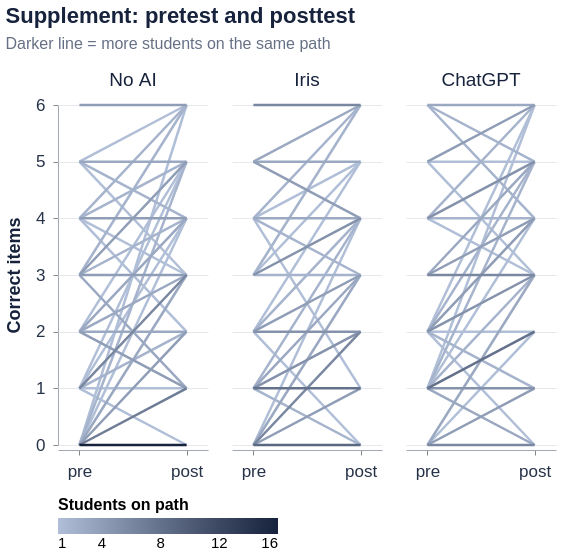

Vega-Lite specification for this chart:
### Vega-Lite specification from a JSON file in a GitHub repository (floating-point values rounded to 4 significant figures)
{"$schema": "https://vega.github.io/schema/vega-lite/v6.json", "title": {"text": "Supplement: pretest and posttest", "subtitle": "Darker line = more students on the same path"}, "data": {"values": [{"group": "No AI", "pre": 1, "post": 5, "path": "1:5", "count": 1}, {"group": "No AI", "pre": 0, "post": 6, "path": "0:6", "count": 1}, {"group": "No AI", "pre": 5, "post": 3, "path": "5:3", "count": 1}, {"group": "No AI", "pre": 4, "post": 3, "path": "4:3", "count": 1}, {"group": "No AI", "pre": 5, "post": 6, "path": "5:6", "count": 1}, {"group": "No AI", "pre": 1, "post": 0, "path": "1:0", "count": 1}, {"group": "No AI", "pre": 0, "post": 4, "path": "0:4", "count": 1}, {"group": "No AI", "pre": 2, "post": 5, "path": "2:5", "count": 1}, {"group": "No AI", "pre": 4, "post": 2, "path": "4:2", "count": 1}, {"group": "No AI", "pre": 1, "post": 4, "path": "1:4", "count": 1}, {"group": "No AI", "pre": 1, "post": 1, "path": "1:1", "count": 1}, {"group": "Iris", "pre": 4, "post": 5, "path": "4:5", "count": 1}, {"group": "Iris", "pre": 2, "post": 0, "path": "2:0", "count": 1}, {"group": "Iris", "pre": 0, "post": 4, "path": "0:4", "count": 1}, {"group": "Iris", "pre": 3, "post": 5, "path": "3:5", "count": 1}, {"group": "Iris", "pre": 2, "post": 5, "path": "2:5", "count": 1}, {"group": "Iris", "pre": 4, "post": 1, "path": "4:1", "count": 1}, {"group": "ChatGPT", "pre": 2, "post": 0, "path": "2:0", "count": 1}, {"group": "ChatGPT", "pre": 1, "post": 6, "path": "1:6", "count": 1}, {"group": "ChatGPT", "pre": 2, "post": 6, "path": "2:6", "count": 1}, {"group": "ChatGPT", "pre": 5, "post": 5, "path": "5:5", "count": 1}, {"group": "ChatGPT", "pre": 4, "post": 3, "path": "4:3", "count": 1}, {"group": "ChatGPT", "pre": 1, "post": 4, "path": "1:4", "count": 1}, {"group": "ChatGPT", "pre": 0, "post": 2, "path": "0:2", "count": 1}, {"group": "ChatGPT", "pre": 5, "post": 3, "path": "5:3", "count": 1}, {"group": "ChatGPT", "pre": 2, "post": 2, "path": "2:2", "count": 1}, {"group": "No AI", "pre": 0, "post": 5, "path": "0:5", "count": 2}, {"group": "No AI", "pre": 3, "post": 4, "path": "3:4", "count": 2}, {"group": "No AI", "pre": 4, "post": 6, "path": "4:6", "count": 2}, {"group": "No AI", "pre": 3, "post": 6, "path": "3:6", "count": 2}, {"group": "No AI", "pre": 4, "post": 5, "path": "4:5", "count": 2}, {"group": "No AI", "pre": 5, "post": 4, "path": "5:4", "count": 2}, {"group": "No AI", "pre": 1, "post": 2, "path": "1:2", "count": 2}, {"group": "Iris", "pre": 2, "post": 4, "path": "2:4", "count": 2}, {"group": "Iris", "pre": 4, "post": 3, "path": "4:3", "count": 2}, {"group": "Iris", "pre": 1, "post": 4, "path": "1:4", "count": 2}, {"group": "Iris", "pre": 3, "post": 3, "path": "3:3", "count": 2}, {"group": "Iris", "pre": 4, "post": 6, "path": "4:6", "count": 2}, {"group": "Iris", "pre": 3, "post": 6, "path": "3:6", "count": 2}, {"group": "Iris", "pre": 1, "post": 0, "path": "1:0", "count": 2}, {"group": "ChatGPT", "pre": 4, "post": 6, "path": "4:6", "count": 2}, {"group": "ChatGPT", "pre": 1, "post": 5, "path": "1:5", "count": 2}, {"group": "ChatGPT", "pre": 2, "post": 1, "path": "2:1", "count": 2}, {"group": "ChatGPT", "pre": 4, "post": 4, "path": "4:4", "count": 2}, {"group": "ChatGPT", "pre": 6, "post": 4, "path": "6:4", "count": 2}, {"group": "ChatGPT", "pre": 6, "post": 5, "path": "6:5", "count": 2}, {"group": "ChatGPT", "pre": 1, "post": 3, "path": "1:3", "count": 2}, {"group": "ChatGPT", "pre": 2, "post": 5, "path": "2:5", "count": 2}, {"group": "No AI", "pre": 2, "post": 3, "path": "2:3", "count": 3}, {"group": "No AI", "pre": 2, "post": 2, "path": "2:2", "count": 3}, {"group": "No AI", "pre": 0, "post": 3, "path": "0:3", "count": 3}, {"group": "No AI", "pre": 2, "post": 4, "path": "2:4", "count": 3}, {"group": "No AI", "pre": 3, "post": 1, "path": "3:1", "count": 3}, {"group": "No AI", "pre": 5, "post": 5, "path": "5:5", "count": 3}, {"group": "Iris", "pre": 4, "post": 4, "path": "4:4", "count": 3}, {"group": "Iris", "pre": 5, "post": 6, "path": "5:6", "count": 3}, {"group": "Iris", "pre": 5, "post": 5, "path": "5:5", "count": 3}, {"group": "Iris", "pre": 0, "post": 3, "path": "0:3", "count": 3}, {"group": "Iris", "pre": 1, "post": 3, "path": "1:3", "count": 3}, {"group": "ChatGPT", "pre": 6, "post": 6, "path": "6:6", "count": 3}, {"group": "ChatGPT", "pre": 0, "post": 3, "path": "0:3", "count": 3}, {"group": "ChatGPT", "pre": 3, "post": 5, "path": "3:5", "count": 3}, {"group": "ChatGPT", "pre": 1, "post": 0, "path": "1:0", "count": 3}, {"group": "No AI", "pre": 2, "post": 1, "path": "2:1", "count": 4}, {"group": "No AI", "pre": 0, "post": 2, "path": "0:2", "count": 4}, {"group": "No AI", "pre": 3, "post": 5, "path": "3:5", "count": 4}, {"group": "No AI", "pre": 6, "post": 6, "path": "6:6", "count": 4}, {"group": "No AI", "pre": 3, "post": 3, "path": "3:3", "count": 4}, {"group": "No AI", "pre": 4, "post": 4, "path": "4:4", "count": 4}, {"group": "Iris", "pre": 2, "post": 3, "path": "2:3", "count": 4}, {"group": "Iris", "pre": 5, "post": 4, "path": "5:4", "count": 4}, {"group": "Iris", "pre": 0, "post": 1, "path": "0:1", "count": 4}, {"group": "ChatGPT", "pre": 2, "post": 4, "path": "2:4", "count": 4}, {"group": "ChatGPT", "pre": 5, "post": 6, "path": "5:6", "count": 4}, {"group": "ChatGPT", "pre": 0, "post": 1, "path": "0:1", "count": 4}, {"group": "ChatGPT", "pre": 3, "post": 4, "path": "3:4", "count": 4}, {"group": "Iris", "pre": 1, "post": 2, "path": "1:2", "count": 5}, {"group": "Iris", "pre": 2, "post": 2, "path": "2:2", "count": 5}, {"group": "Iris", "pre": 3, "post": 4, "path": "3:4", "count": 5}, {"group": "ChatGPT", "pre": 4, "post": 5, "path": "4:5", "count": 5}, {"group": "ChatGPT", "pre": 1, "post": 1, "path": "1:1", "count": 5}, {"group": "ChatGPT", "pre": 2, "post": 3, "path": "2:3", "count": 5}, {"group": "No AI", "pre": 1, "post": 3, "path": "1:3", "count": 6}, {"group": "Iris", "pre": 6, "post": 6, "path": "6:6", "count": 6}, {"group": "Iris", "pre": 0, "post": 2, "path": "0:2", "count": 6}, {"group": "ChatGPT", "pre": 3, "post": 3, "path": "3:3", "count": 6}, {"group": "ChatGPT", "pre": 0, "post": 0, "path": "0:0", "count": 6}, {"group": "No AI", "pre": 0, "post": 1, "path": "0:1", "count": 7}, {"group": "Iris", "pre": 1, "post": 1, "path": "1:1", "count": 8}, {"group": "ChatGPT", "pre": 1, "post": 2, "path": "1:2", "count": 8}, {"group": "Iris", "pre": 0, "post": 0, "path": "0:0", "count": 9}, {"group": "No AI", "pre": 0, "post": 0, "path": "0:0", "count": 16}]}, "transform": [{"fold": ["pre", "post"], "as": ["time", "score"]}], "facet": {"column": {"field": "group", "sort": ["No AI", "Iris", "ChatGPT"], "title": null, "header": {"labelFontSize": 19, "labelColor": "#17233c"}}}, "spacing": 24, "spec": {"width": 150, "height": 340, "mark": {"type": "line", "strokeWidth": 2.5, "opacity": 1}, "encoding": {"x": {"field": "time", "type": "ordinal", "sort": ["pre", "post"], "title": null, "scale": {"padding": 0.2}}, "y": {"field": "score", "type": "quantitative", "scale": {"domain": [0, 6], "nice": false}, "title": "Correct items", "axis": {"values": [0, 1, 2, 3, 4, 5, 6]}}, "detail": {"field": "path", "type": "nominal"}, "color": {"field": "count", "type": "quantitative", "scale": {"domain": [1, 16], "nice": false, "range": ["#b0bfd7", "#17233c"]}, "legend": {"title": "Students on path", "orient": "bottom", "direction": "horizontal", "gradientLength": 220, "titleLimit": 240, "values": [1, 4, 8, 12, 16], "format": "d"}}, "tooltip": [{"field": "group", "title": "Group"}, {"field": "pre", "title": "Pretest"}, {"field": "post", "title": "Posttest"}, {"field": "count", "title": "Students"}]}}, "resolve": {"scale": {"y": "shared", "color": "shared"}}, "config": {"font": "Arial", "background": "white", "view": {"stroke": null}, "axis": {"labelFontSize": 17, "titleFontSize": 18, "titlePadding": 12, "labelColor": "#263248", "titleColor": "#17233c", "gridColor": "#e6e8ed", "domainColor": "#a1a7b3", "labelPadding": 8, "labelAngle": 0}, "title": {"fontSize": 22, "anchor": "start", "color": "#17233c", "offset": 18, "subtitleFontSize": 16, "subtitleColor": "#667085", "subtitlePadding": 8}, "legend": {"labelFontSize": 15, "titleFontSize": 16, "orient": "bottom"}}}
